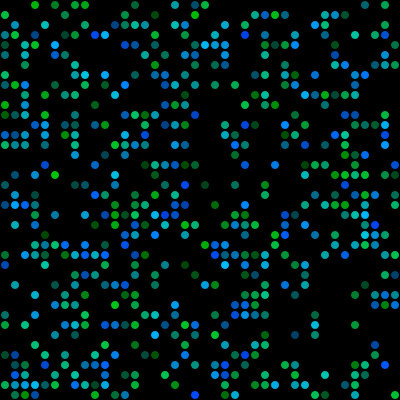
Frame 1 (no input)
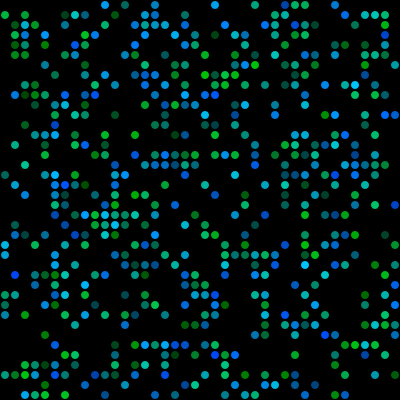
Frame 60 (the mouse pressed at the canvas centre just before this capture)
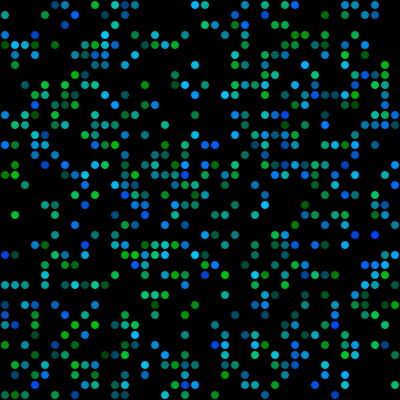
Frame 120 (the mouse held since frame 60 and released just before this capture)

The Processing sketch that drew these frames (run headless with seeded random() and noise(); from frame 60 on, the mouse is pressed at the canvas centre):

// Processing sketch: dots
// ── dots.pde
/*
    dots
*/

void setup() {
    size(400, 400);
    frameRate(10);
    //pixelDensity(2);
}

int gridSize = 10;
void draw() {
    background(0);

    noStroke();
    for (int x = 0; x < width; x += gridSize)
        for (int y = 0; y < height; y += gridSize) {
            if (random(1) < 0.35)
                fill(0, random(64, 196), random(255));
            else
                fill(0);
            ellipse(x + gridSize/2, y + gridSize/2, gridSize - 2, gridSize - 2);
        }
}

// Save image on click
    String picTitle = "dots";   // <-- change title
    int picNum = 1;
    void mouseClicked() {
        save("proc-" + picTitle + "-" + picNum + ".png");
        picNum++;
        //exit();
    }
